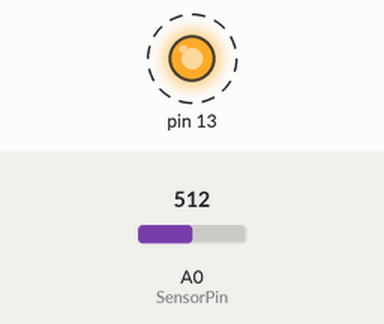
Simulated run of this program. Board: Arduino Uno, built with avr-gcc and run on an emulated ATmega328P. On the bench: output pins drawn as LEDs (lit = HIGH). Dashed ring = blinking. Inputs (shaded band) come from the test bench; at power-on: A0 (SensorPin) = 512. What the program prints to the serial monitor is not drawn.

Above: at 0.6 s.
Timing chart, 0 to 3.0 s (numbered marks = the images above):
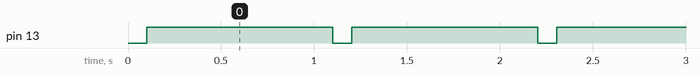

The program:

main.cpp
```cpp
/*
# This sample codes is for testing the pH meter V1.0.
 # Editor : YouYou
 # Date   : 2013.10.12
 # Ver    : 0.1
 # Product: pH meter
 # SKU    : SEN0161
*/

#include "Arduino.h"

#define SensorPin 0          //pH meter Analog output to Arduino Analog Input 0

unsigned long int avgValue;  //Store the average value of the sensor feedback
float b;

int buf[10], temp;

void setup()
{
	pinMode(13, OUTPUT);
	Serial.begin(115200);
	Serial.println("Ready");    //Test the serial monitor
}
void loop()
{
	//Get 10 sample value from the sensor for smooth the value
	for (int i = 0; i < 10; i++) {
		buf[i] = analogRead(SensorPin);
		delay(10);
	}

	//sort the analog from small to large
	for (int i = 0; i < 9; i++) {
		for (int j = i + 1; j < 10; j++) {
			if (buf[i] > buf[j]) {
				temp = buf[i];
				buf[i] = buf[j];
				buf[j] = temp;
			}
		}
	}

	avgValue = 0;

	//take the average value of 6 center sample
	for (int i = 2; i < 8; i++)
		avgValue += buf[i];

	//convert the analog into milli volt
	float phValue = (float)avgValue * 5.0 / 1024 / 6;

	//convert the milli volt into pH value
	phValue = 3.5 * phValue;

	Serial.print("    pH:");
	Serial.print(phValue, 2);
	Serial.println(" ");
	digitalWrite(13, HIGH);
	delay(1000);
	digitalWrite(13, LOW);
}
```

Measured:
- by itself, pin 13: alternates HIGH for 1.0 s and LOW for 0.10 s
